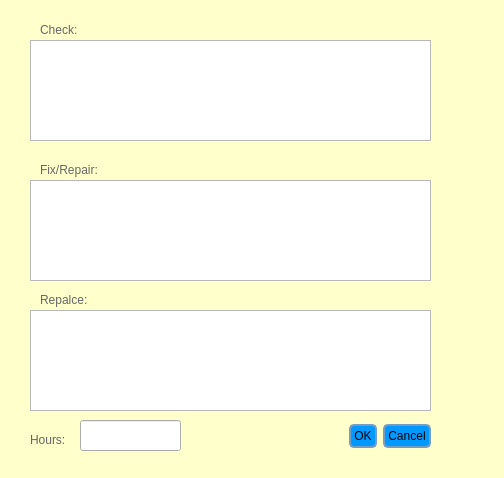
<?xml version="1.0" encoding="UTF-8"?>
<ui version="4.0">
 <class>Dialog</class>
 <widget class="QDialog" name="Dialog">
  <property name="geometry">
   <rect>
    <x>0</x>
    <y>0</y>
    <width>504</width>
    <height>478</height>
   </rect>
  </property>
  <property name="windowTitle">
   <string>Labour</string>
  </property>
  <property name="styleSheet">
   <string notr="true">#Dialog {
   background-color: rgb(255, 255, 204);
   color: #cccccc;
}
QComboBox {
	background-color:rgb(153, 204, 255);
}
QPushButton {
    background-color: rgb(0, 153, 255);
    border-width: 2px;
    border-color: rgb(117, 156, 195);
    border-style: solid;
    border-radius: 5;
    padding: 3px;
    min-width: 9ex;
    min-height: 2.5ex;
	alternate-background-color: rgb(220, 220, 220);
}

QPushButton:hover {
   background-color: rgb(122, 163, 204);
}
QTreeView {
   background-color: #666666;
   color: #cccccc;
   alternate-background-color: #333333;
} 
QListView {
   background-color: #333333;
   color: #cccccc;
}
QTextEdit {
   background-color: rgb(244, 246, 255);
   color: #cccccc;
}
QScrollBar:horizontal {
   height: 20px;
}
QScrollBar:vertical {
   width: 20px;
}
QTabWidget::pane {
   border-top: 2px solid #cccccc;
}
QLabel {
   color: rgb(102, 102, 102); 
}

QCheckBox {
   color: white; 
}

QRadioButton{
   color:white;
}</string>
  </property>
  <widget class="QDialogButtonBox" name="buttonBox">
   <property name="geometry">
    <rect>
     <x>90</x>
     <y>420</y>
     <width>341</width>
     <height>32</height>
    </rect>
   </property>
   <property name="orientation">
    <enum>Qt::Horizontal</enum>
   </property>
   <property name="standardButtons">
    <set>QDialogButtonBox::Cancel|QDialogButtonBox::Ok</set>
   </property>
  </widget>
  <widget class="QLabel" name="label">
   <property name="geometry">
    <rect>
     <x>40</x>
     <y>20</y>
     <width>71</width>
     <height>19</height>
    </rect>
   </property>
   <property name="text">
    <string>Check:</string>
   </property>
  </widget>
  <widget class="QPlainTextEdit" name="plainTextEdit">
   <property name="geometry">
    <rect>
     <x>30</x>
     <y>40</y>
     <width>401</width>
     <height>101</height>
    </rect>
   </property>
  </widget>
  <widget class="QLabel" name="label_2">
   <property name="geometry">
    <rect>
     <x>40</x>
     <y>160</y>
     <width>101</width>
     <height>19</height>
    </rect>
   </property>
   <property name="text">
    <string>Fix/Repair:</string>
   </property>
  </widget>
  <widget class="QPlainTextEdit" name="plainTextEdit_2">
   <property name="geometry">
    <rect>
     <x>30</x>
     <y>180</y>
     <width>401</width>
     <height>101</height>
    </rect>
   </property>
  </widget>
  <widget class="QLabel" name="label_3">
   <property name="geometry">
    <rect>
     <x>40</x>
     <y>290</y>
     <width>71</width>
     <height>19</height>
    </rect>
   </property>
   <property name="text">
    <string>Repalce:</string>
   </property>
  </widget>
  <widget class="QPlainTextEdit" name="plainTextEdit_3">
   <property name="geometry">
    <rect>
     <x>30</x>
     <y>310</y>
     <width>401</width>
     <height>101</height>
    </rect>
   </property>
  </widget>
  <widget class="QLabel" name="label_4">
   <property name="geometry">
    <rect>
     <x>30</x>
     <y>430</y>
     <width>71</width>
     <height>19</height>
    </rect>
   </property>
   <property name="text">
    <string>Hours:</string>
   </property>
  </widget>
  <widget class="QLineEdit" name="lineEdit">
   <property name="geometry">
    <rect>
     <x>80</x>
     <y>420</y>
     <width>101</width>
     <height>31</height>
    </rect>
   </property>
  </widget>
 </widget>
 <resources/>
 <connections>
  <connection>
   <sender>buttonBox</sender>
   <signal>accepted()</signal>
   <receiver>Dialog</receiver>
   <slot>accept()</slot>
   <hints>
    <hint type="sourcelabel">
     <x>248</x>
     <y>254</y>
    </hint>
    <hint type="destinationlabel">
     <x>157</x>
     <y>274</y>
    </hint>
   </hints>
  </connection>
  <connection>
   <sender>buttonBox</sender>
   <signal>rejected()</signal>
   <receiver>Dialog</receiver>
   <slot>reject()</slot>
   <hints>
    <hint type="sourcelabel">
     <x>316</x>
     <y>260</y>
    </hint>
    <hint type="destinationlabel">
     <x>286</x>
     <y>274</y>
    </hint>
   </hints>
  </connection>
 </connections>
</ui>
